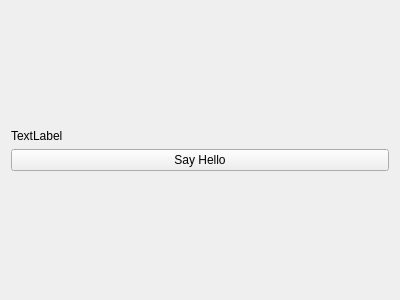
<?xml version="1.0" encoding="UTF-8"?>
<ui version="4.0">
 <class>Form</class>
 <widget class="QWidget" name="Form">
  <property name="geometry">
   <rect>
    <x>0</x>
    <y>0</y>
    <width>400</width>
    <height>300</height>
   </rect>
  </property>
  <property name="windowTitle">
   <string>Form</string>
  </property>
  <layout class="QVBoxLayout" name="verticalLayout">
   <item>
    <spacer name="verticalSpacer">
     <property name="orientation">
      <enum>Qt::Vertical</enum>
     </property>
     <property name="sizeHint" stdset="0">
      <size>
       <width>20</width>
       <height>98</height>
      </size>
     </property>
    </spacer>
   </item>
   <item>
    <widget class="QLabel" name="lHello">
     <property name="text">
      <string>TextLabel</string>
     </property>
    </widget>
   </item>
   <item>
    <widget class="QPushButton" name="pbHello">
     <property name="text">
      <string>Say Hello</string>
     </property>
    </widget>
   </item>
   <item>
    <spacer name="verticalSpacer_2">
     <property name="orientation">
      <enum>Qt::Vertical</enum>
     </property>
     <property name="sizeHint" stdset="0">
      <size>
       <width>20</width>
       <height>98</height>
      </size>
     </property>
    </spacer>
   </item>
  </layout>
 </widget>
 <resources/>
 <connections/>
</ui>
